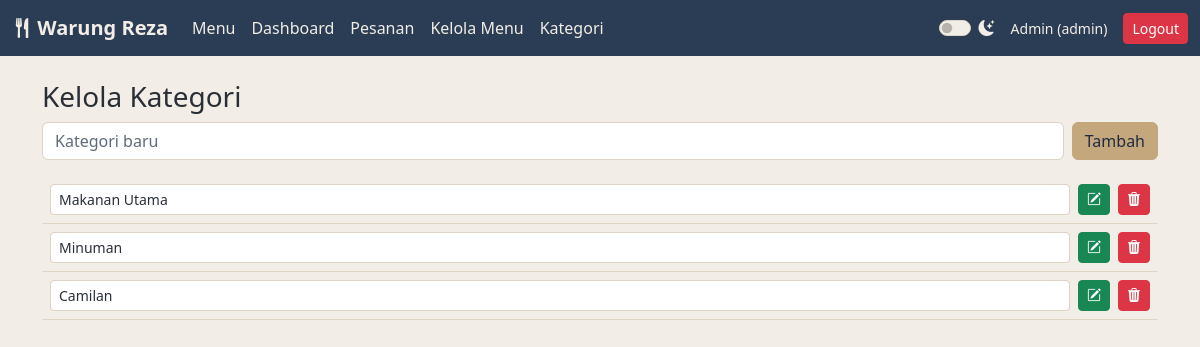
Page /admin_kategori.php (signed in) on the committed database.
### tables this page shows
CREATE TABLE categories (
    id INT AUTO_INCREMENT PRIMARY KEY,
    name VARCHAR(60)
);

### admin_kategori.php (the view, shortened to what this page needs)
<?php
    include 'backend/koneksi.php';
    $daftar = mysqli_query($koneksi, "SELECT * FROM categories");
    include 'header.php';
?>
<div class="container py-4">
        <h3>Kelola Kategori</h3>
        <form method="POST" action="backend/proses_kategori.php" class="d-flex gap-2 mb-3">
            <input name="name" class="form-control" placeholder="Kategori baru" required>
            <button type="submit" name="submitInsert" class="btn btn-warning">Tambah</button>
        </form>
        <div class="table-responsive">
            <table class="table align-middle">
                <tbody>
                    <?php while ($k = mysqli_fetch_assoc($daftar)) : ?>
                        <tr>
                            <td>
                                <form method="POST" action="backend/proses_kategori.php" class="d-flex gap-2 align-items-center">
                                    <input name="name" value="<?php echo $k['name']; ?>" class="form-control form-control-sm">
                                    <button type="submit" name="submitEdit" class="btn btn-success btn-sm"><i class="bi bi-pencil-square"></i></button>
                                    <a href="backend/proses_kategori.php?deleteId=<?php echo $k['id']; ?>" onclick="return confirm('Hapus kategori ini?')" class="btn btn-danger btn-sm"><i class="bi bi-trash3-fill"></i></a>
                                </form>
                            </td>
                        </tr>
                    <?php endwhile; ?>
                </tbody>
            </table>
        </div>
    </div>
</body>
</html>

### style.css (style rules this page uses)
[data-bs-theme="light"] { --bs-body-bg: #f2ede6; --bs-body-color: #2a2f36; --bs-border-color: #ddd4c6; --bs-secondary-color: #5d6b79; --bs-secondary-rgb: 93, 107, 121; --bs-link-color-rgb: 43, 61, 85; --bs-link-hover-color-rgb: 31, 44, 63; }
[data-bs-theme="light"] .form-control, [data-bs-theme="light"] .form-select { background-color: #ffffff; }
.btn-warning { --bs-btn-color: #1f2c3f; --bs-btn-bg: #c4a77d; --bs-btn-border-color: #c4a77d; --bs-btn-hover-color: #1f2c3f; --bs-btn-hover-bg: #b39466; --bs-btn-hover-border-color: #b39466; --bs-btn-active-color: #1f2c3f; --bs-btn-active-bg: #a98a5c; --bs-btn-active-border-color: #a98a5c; --bs-btn-disabled-color: #1f2c3f; --bs-btn-disabled-bg: #c4a77d; --bs-btn-disabled-border-color: #c4a77d; }

### rows in the picture
categories: name "Makanan Utama"
categories: name "Minuman"
categories: name "Camilan"

### other values in the picture
$_SESSION['nama'] "Admin"
$role "admin"
